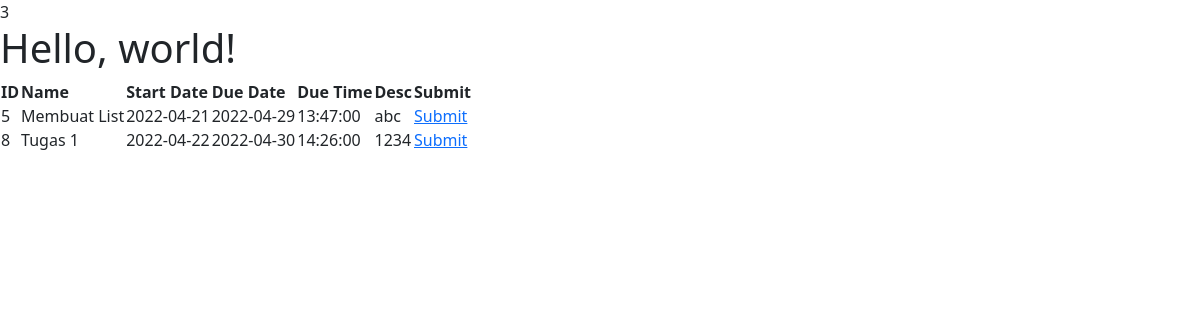
/Role/Student/assignment.php?subject_id=3 (signed in), run on the app's committed database.
### tables this page shows
CREATE TABLE `assignments` (
  `assignment_id` int(10) UNSIGNED NOT NULL,
  `assignment_name` varchar(100) NOT NULL,
  `assignment_start_date` datetime NOT NULL,
  `assignment_end_date` datetime NOT NULL,
  `assignment_desc` text NOT NULL,
  `assignment_type` enum('exam','task','','') NOT NULL,
  `subject_id` int(10) UNSIGNED NOT NULL,
  `mentor_id` int(10) UNSIGNED NOT NULL
);

### Model/DbConnect.php (called while the page is built)
<?php
class DbConnect
{
    private $host = "localhost";
    private $user = "root";
    private $pass = "";
    private $dbName = "incareer2";
    public function connect()
    {
        try {
            $conn = new PDO('mysql:host=' . $this->host . '; dbname=' . $this->dbName, $this->user, $this->pass);
            $conn->setAttribute(PDO::ATTR_ERRMODE, PDO::ERRMODE_EXCEPTION);
            return $conn;
        } catch (PDOException $e) {
            echo "Database Error: " . $e->getMessage();
        }
    }
}

### Model/Assignments.php (called while the page is built, shortened)
<?php
class Assignments
{
    private $dbConn;
    public function __construct()
    {
        require_once("DbConnect.php");
        $db = new DbConnect;
        $this->dbConn = $db->connect();
    }
    public function getAssignmentBySubjectId($id)
    {
        $stmt = $this->dbConn->prepare(
            "SELECT * FROM assignments WHERE subject_id = :sid"
        );
        $stmt->bindParam(":sid", $id);
        try {
            if ($stmt->execute()) {
                $assigments = $stmt->fetchAll(PDO::FETCH_ASSOC);
            }
        } catch (Exception $e) {
            return $e->getMessage();
        }
        return $assigments;
    }
}

### Role/Student/assignment.php (the view, shortened to what this page needs)
<?php
require_once('../../Model/Assignments.php');
$objAssign = new Assignments;
$allAssignments = $objAssign->getAssignmentBySubjectId($_GET['subject_id']);
?>
<!doctype html>
<html lang="en">
<head>
    <link href="https://cdn.jsdelivr.net/npm/bootstrap@5.1.3/dist/css/bootstrap.min.css" rel="stylesheet">
</head>
<body>
    <h1>Hello, world!</h1>
    <table>
        <thead>
            <th>ID</th>
            <th>Name</th>
            <th>Start Date</th>
            <th>Due Date</th>
            <th>Due Time</th>
            <th>Desc</th>
            <th>Submit</th>
        </thead>
        <tbody>
            <?php foreach ($allAssignments as $row => $assignment) : ?>
                <?php
                $arrStartDate = explode(" ", $assignment['assignment_start_date']);
                $arrEndDate = explode(" ", $assignment['assignment_end_date']);
                $startDate = $arrStartDate[0];
                $dueDate = $arrEndDate[0];
                $dueTime = $arrEndDate[1];
                ?>
                <tr>
                    <td><?= $assignment['assignment_id']; ?></td>
                    <td><?= $assignment['assignment_name']; ?></td>
                    <td><?= $startDate; ?></td>
                    <td><?= $dueDate; ?></td>
                    <td><?= $dueTime; ?></td>
                    <td><?= $assignment['assignment_desc']; ?></td>
                    <td><a href="submission.php?assignment_id=<?= $assignment['assignment_id']; ?>">Submit</a></td>
                </tr>
            <?php endforeach ?>
        </tbody>
    </table>
</body>
</html>

### data on the page
assignments: assignment_id "5", assignment_name "Membuat List", assignment_start_date "2022-04-21", assignment_end_date "2022-04-29", assignment_end_date "13:47:00", assignment_desc "abc"
assignments: assignment_id "8", assignment_name "Tugas 1", assignment_start_date "2022-04-22", assignment_end_date "2022-04-30", assignment_end_date "14:26:00", assignment_desc "1234"
